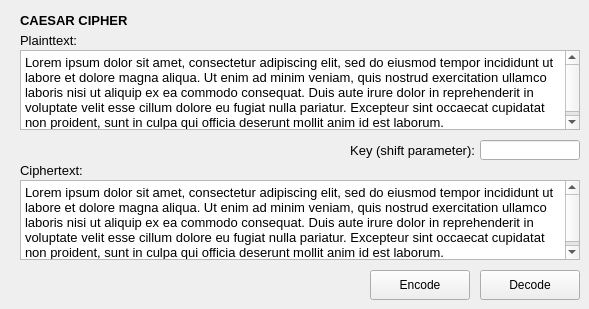
    <widget class="QWidget" name="CC_Tb">
     <attribute name="title">
      <string>Caesar cipher</string>
     </attribute>
     <widget class="QTextEdit" name="CC_plaintext_TE">
      <property name="geometry">
       <rect>
        <x>20</x>
        <y>50</y>
        <width>560</width>
        <height>80</height>
       </rect>
      </property>
      <property name="font">
       <font>
        <family>Arial</family>
        <pointsize>10</pointsize>
       </font>
      </property>
      <property name="html">
       <string>&lt;!DOCTYPE HTML PUBLIC &quot;-//W3C//DTD HTML 4.0//EN&quot; &quot;http://www.w3.org/TR/REC-html40/strict.dtd&quot;&gt;
&lt;html&gt;&lt;head&gt;&lt;meta name=&quot;qrichtext&quot; content=&quot;1&quot; /&gt;&lt;style type=&quot;text/css&quot;&gt;
p, li { white-space: pre-wrap; }
&lt;/style&gt;&lt;/head&gt;&lt;body style=&quot; font-family:'Arial'; font-size:10pt; font-weight:400; font-style:normal;&quot;&gt;
&lt;p style=&quot; margin-top:0px; margin-bottom:0px; margin-left:0px; margin-right:0px; -qt-block-indent:0; text-indent:0px;&quot;&gt;&lt;span style=&quot; font-family:'Open Sans','Arial','sans-serif'; color:#000000; background-color:#ffffff;&quot;&gt;Lorem ipsum dolor sit amet, consectetur adipiscing elit, sed do eiusmod tempor incididunt ut labore et dolore magna aliqua. Ut enim ad minim veniam, quis nostrud exercitation ullamco laboris nisi ut aliquip ex ea commodo consequat. Duis aute irure dolor in reprehenderit in voluptate velit esse cillum dolore eu fugiat nulla pariatur. Excepteur sint occaecat cupidatat non proident, sunt in culpa qui officia deserunt mollit anim id est laborum.&lt;/span&gt;&lt;/p&gt;&lt;/body&gt;&lt;/html&gt;</string>
      </property>
     </widget>
     <widget class="QTextEdit" name="CC_ciphertext_TE">
      <property name="geometry">
       <rect>
        <x>20</x>
        <y>180</y>
        <width>560</width>
        <height>80</height>
       </rect>
      </property>
      <property name="font">
       <font>
        <family>Arial</family>
        <pointsize>10</pointsize>
       </font>
      </property>
      <property name="html">
       <string>&lt;!DOCTYPE HTML PUBLIC &quot;-//W3C//DTD HTML 4.0//EN&quot; &quot;http://www.w3.org/TR/REC-html40/strict.dtd&quot;&gt;
&lt;html&gt;&lt;head&gt;&lt;meta name=&quot;qrichtext&quot; content=&quot;1&quot; /&gt;&lt;style type=&quot;text/css&quot;&gt;
p, li { white-space: pre-wrap; }
&lt;/style&gt;&lt;/head&gt;&lt;body style=&quot; font-family:'Arial'; font-size:10pt; font-weight:400; font-style:normal;&quot;&gt;
&lt;p style=&quot; margin-top:0px; margin-bottom:0px; margin-left:0px; margin-right:0px; -qt-block-indent:0; text-indent:0px;&quot;&gt;&lt;span style=&quot; font-family:'Open Sans','Arial','sans-serif'; color:#000000; background-color:#ffffff;&quot;&gt;Lorem ipsum dolor sit amet, consectetur adipiscing elit, sed do eiusmod tempor incididunt ut labore et dolore magna aliqua. Ut enim ad minim veniam, quis nostrud exercitation ullamco laboris nisi ut aliquip ex ea commodo consequat. Duis aute irure dolor in reprehenderit in voluptate velit esse cillum dolore eu fugiat nulla pariatur. Excepteur sint occaecat cupidatat non proident, sunt in culpa qui officia deserunt mollit anim id est laborum.&lt;/span&gt;&lt;/p&gt;&lt;/body&gt;&lt;/html&gt;</string>
      </property>
     </widget>
     <widget class="QLabel" name="CC_name_Lb">
      <property name="geometry">
       <rect>
        <x>20</x>
        <y>10</y>
        <width>560</width>
        <height>20</height>
       </rect>
      </property>
      <property name="font">
       <font>
        <family>Arial</family>
        <pointsize>10</pointsize>
        <weight>75</weight>
        <bold>true</bold>
       </font>
      </property>
      <property name="text">
       <string>CAESAR CIPHER</string>
      </property>
     </widget>
     <widget class="QLabel" name="CC_plaintext_Lb">
      <property name="geometry">
       <rect>
        <x>20</x>
        <y>30</y>
        <width>560</width>
        <height>20</height>
       </rect>
      </property>
      <property name="font">
       <font>
        <family>Arial</family>
        <pointsize>10</pointsize>
        <weight>50</weight>
        <bold>false</bold>
       </font>
      </property>
      <property name="text">
       <string>Plainttext:</string>
      </property>
     </widget>
     <widget class="QLabel" name="CC_key_Lb">
      <property name="geometry">
       <rect>
        <x>20</x>
        <y>140</y>
        <width>455</width>
        <height>20</height>
       </rect>
      </property>
      <property name="font">
       <font>
        <family>Arial</family>
        <pointsize>10</pointsize>
        <weight>50</weight>
        <bold>false</bold>
       </font>
      </property>
      <property name="text">
       <string>Key (shift parameter):</string>
      </property>
      <property name="alignment">
       <set>Qt::AlignRight|Qt::AlignTrailing|Qt::AlignVCenter</set>
      </property>
     </widget>
     <widget class="QLineEdit" name="CC_key_LE">
      <property name="geometry">
       <rect>
        <x>480</x>
        <y>140</y>
        <width>100</width>
        <height>20</height>
       </rect>
      </property>
     </widget>
     <widget class="QPushButton" name="CC_encode_PB">
      <property name="geometry">
       <rect>
        <x>370</x>
        <y>270</y>
        <width>100</width>
        <height>30</height>
       </rect>
      </property>
      <property name="text">
       <string>Encode</string>
      </property>
     </widget>
     <widget class="QPushButton" name="CC_decode_PB">
      <property name="geometry">
       <rect>
        <x>480</x>
        <y>270</y>
        <width>100</width>
        <height>30</height>
       </rect>
      </property>
      <property name="text">
       <string>Decode</string>
      </property>
     </widget>
     <widget class="QLabel" name="CC_ciphertext_Lb">
      <property name="geometry">
       <rect>
        <x>20</x>
        <y>160</y>
        <width>560</width>
        <height>20</height>
       </rect>
      </property>
      <property name="font">
       <font>
        <family>Arial</family>
        <pointsize>10</pointsize>
        <weight>50</weight>
        <bold>false</bold>
       </font>
      </property>
      <property name="text">
       <string>Ciphertext:</string>
      </property>
     </widget>
    </widget>
